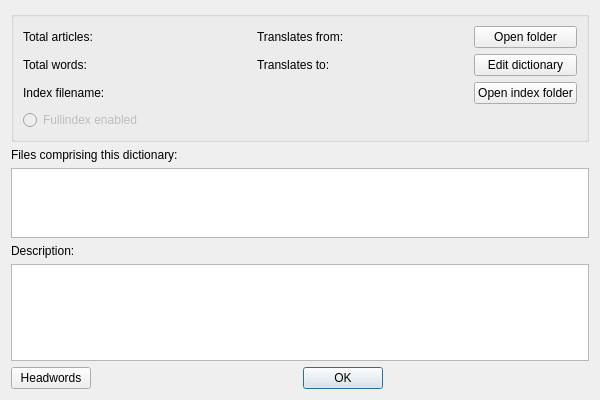
<?xml version="1.0" encoding="UTF-8"?>
<ui version="4.0">
 <class>DictInfo</class>
 <widget class="QDialog" name="DictInfo">
  <property name="geometry">
   <rect>
    <x>0</x>
    <y>0</y>
    <width>600</width>
    <height>400</height>
   </rect>
  </property>
  <property name="windowTitle">
   <string/>
  </property>
  <property name="modal">
   <bool>true</bool>
  </property>
  <layout class="QVBoxLayout" name="verticalLayout">
   <item>
    <widget class="QGroupBox" name="groupBox">
     <property name="title">
      <string/>
     </property>
     <layout class="QGridLayout" name="gridLayout">
      <item row="0" column="2">
       <widget class="QLabel" name="label_4">
        <property name="text">
         <string>Translates from:</string>
        </property>
       </widget>
      </item>
      <item row="2" column="4">
       <widget class="QPushButton" name="openIndexFolder">
        <property name="text">
         <string>Open index folder</string>
        </property>
       </widget>
      </item>
      <item row="1" column="2">
       <widget class="QLabel" name="label_8">
        <property name="text">
         <string>Translates to:</string>
        </property>
       </widget>
      </item>
      <item row="1" column="1">
       <widget class="QLabel" name="dictionaryTotalWords">
        <property name="text">
         <string notr="true"/>
        </property>
        <property name="alignment">
         <set>Qt::AlignCenter</set>
        </property>
       </widget>
      </item>
      <item row="2" column="1">
       <widget class="QLabel" name="dictionaryId">
        <property name="text">
         <string/>
        </property>
        <property name="textInteractionFlags">
         <set>Qt::LinksAccessibleByMouse|Qt::TextSelectableByMouse</set>
        </property>
       </widget>
      </item>
      <item row="0" column="3">
       <widget class="QLabel" name="dictionaryTranslatesFrom">
        <property name="text">
         <string notr="true"/>
        </property>
       </widget>
      </item>
      <item row="0" column="4">
       <widget class="QPushButton" name="openFolder">
        <property name="text">
         <string>Open folder</string>
        </property>
       </widget>
      </item>
      <item row="0" column="0">
       <widget class="QLabel" name="label_2">
        <property name="text">
         <string>Total articles:</string>
        </property>
       </widget>
      </item>
      <item row="1" column="0">
       <widget class="QLabel" name="label_6">
        <property name="text">
         <string>Total words:</string>
        </property>
       </widget>
      </item>
      <item row="1" column="3">
       <widget class="QLabel" name="dictionaryTranslatesTo">
        <property name="text">
         <string notr="true"/>
        </property>
       </widget>
      </item>
      <item row="2" column="0">
       <widget class="QLabel" name="label_3">
        <property name="text">
         <string>Index filename:</string>
        </property>
       </widget>
      </item>
      <item row="3" column="0">
       <widget class="QRadioButton" name="enableFullindex">
        <property name="enabled">
         <bool>false</bool>
        </property>
        <property name="text">
         <string>Fullindex enabled</string>
        </property>
        <property name="checkable">
         <bool>true</bool>
        </property>
       </widget>
      </item>
      <item row="0" column="1">
       <widget class="QLabel" name="dictionaryTotalArticles">
        <property name="text">
         <string notr="true"/>
        </property>
        <property name="alignment">
         <set>Qt::AlignCenter</set>
        </property>
       </widget>
      </item>
      <item row="1" column="4">
       <widget class="QPushButton" name="editDictionary">
        <property name="enabled">
         <bool>true</bool>
        </property>
        <property name="text">
         <string>Edit dictionary</string>
        </property>
       </widget>
      </item>
     </layout>
    </widget>
   </item>
   <item>
    <widget class="QLabel" name="label">
     <property name="text">
      <string>Files comprising this dictionary:</string>
     </property>
    </widget>
   </item>
   <item>
    <widget class="QPlainTextEdit" name="dictionaryFileList">
     <property name="sizePolicy">
      <sizepolicy hsizetype="Expanding" vsizetype="Fixed">
       <horstretch>0</horstretch>
       <verstretch>70</verstretch>
      </sizepolicy>
     </property>
     <property name="minimumSize">
      <size>
       <width>0</width>
       <height>70</height>
      </size>
     </property>
     <property name="maximumSize">
      <size>
       <width>16777215</width>
       <height>70</height>
      </size>
     </property>
     <property name="toolTip">
      <string notr="true"/>
     </property>
     <property name="undoRedoEnabled">
      <bool>false</bool>
     </property>
     <property name="lineWrapMode">
      <enum>QPlainTextEdit::NoWrap</enum>
     </property>
     <property name="readOnly">
      <bool>true</bool>
     </property>
     <property name="plainText">
      <string notr="true"/>
     </property>
    </widget>
   </item>
   <item>
    <widget class="QLabel" name="dictionaryDescriptionLabel">
     <property name="text">
      <string>Description:</string>
     </property>
    </widget>
   </item>
   <item>
    <widget class="QTextEdit" name="infoLabel">
     <property name="toolTip">
      <string notr="true"/>
     </property>
     <property name="horizontalScrollBarPolicy">
      <enum>Qt::ScrollBarAlwaysOff</enum>
     </property>
     <property name="readOnly">
      <bool>true</bool>
     </property>
    </widget>
   </item>
   <item>
    <layout class="QHBoxLayout" name="buttonsLayout">
     <item>
      <widget class="QPushButton" name="headwordsButton">
       <property name="toolTip">
        <string>Show all unique dictionary headwords</string>
       </property>
       <property name="text">
        <string>Headwords</string>
       </property>
      </widget>
     </item>
     <item>
      <spacer name="horizontalSpacer">
       <property name="orientation">
        <enum>Qt::Horizontal</enum>
       </property>
       <property name="sizeHint" stdset="0">
        <size>
         <width>40</width>
         <height>20</height>
        </size>
       </property>
      </spacer>
     </item>
     <item>
      <widget class="QPushButton" name="OKButton">
       <property name="text">
        <string notr="true">OK</string>
       </property>
       <property name="default">
        <bool>true</bool>
       </property>
      </widget>
     </item>
     <item>
      <spacer name="horizontalSpacer_2">
       <property name="orientation">
        <enum>Qt::Horizontal</enum>
       </property>
       <property name="sizeHint" stdset="0">
        <size>
         <width>40</width>
         <height>20</height>
        </size>
       </property>
      </spacer>
     </item>
    </layout>
   </item>
  </layout>
 </widget>
 <resources/>
 <connections/>
</ui>
